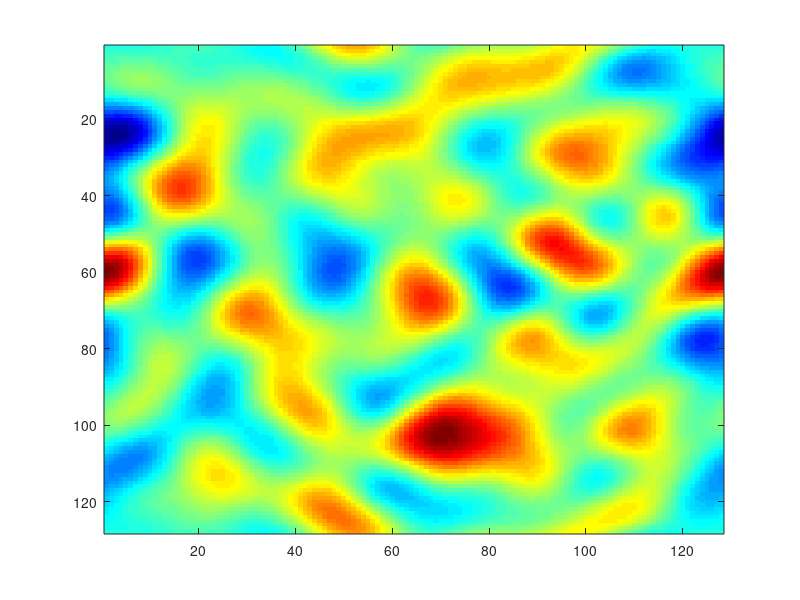

Reproduce this figure in MATLAB.
% CREATE HIGH FREQUENCY NOISE
Nx = 128;
Ny = Nx;
f = rand(Nx,Ny) - 0.5;
% CALCULATE SPECTRUM
F = fft2(f);
% FILTER SPECTRUM
nx = round(0.05*Nx);
ny = round(0.05*Ny);
F(nx:Nx-nx,:) = 0;
F(:,ny:Ny-ny) = 0;
% RECONSTRUCT LOW FREQUENCY NOISE
f2 = real(ifft2(F));

imagesc(f2)
colormap(jet); 